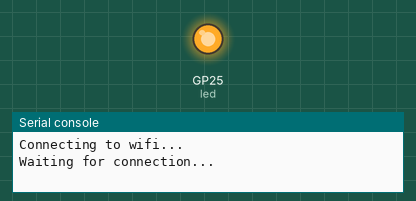
This program was run on a simulated Raspberry Pi Pico running MicroPython. On the bench: output pins drawn as LEDs (lit = HIGH), the last lines printed to the serial console. WiFi joins after 1.5 s.

Above: at 0.1 s.
At 1.6 s:
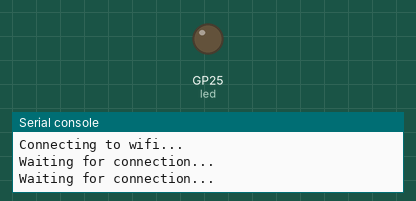
Timing chart, 0 to 3.1 s (numbered marks = the images above):
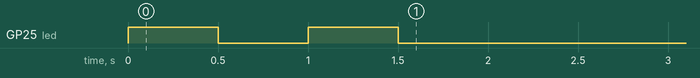

The program:

simple_vibration_sensor.py
```python
#
# Simple version of vibration sensor program that listen to vibration events.
# If number of vibrations exceeds threshold, it sends notification to ntfy.fy topic
#

from machine import Pin
import time
import urequests as requests
import network

# Initialize GPIO 16 as an input pin for the vibration sensor
vibration_sensor = Pin(16, Pin.IN)

# LED indicator
led = Pin("LED", Pin.OUT)

# flip flag
start_notification_flag = True
end_notification_flag = False

sleep_delay = 0.1

# 1 minute activity window initialized with '0'
activity_window_size = 1 * 60 * 10
activity_window = [0] * activity_window_size

# 15 minutes silence window initialized with '1'
silence_window_size = 15 * 60 * 10
silence_window = [1] * silence_window_size

# notification threshold
notification_threshold = 20

# connect to WiFi
ssid = 'SSID'
password = 'PASSWORD'

def wifi_connect():
    print("Connecting to wifi...")
    wlan = network.WLAN(network.STA_IF)
    wlan.active(True)
    wlan.connect(ssid, password)
    while wlan.isconnected() == False:
        led.value(1)
        print("Waiting for connection...")
        time.sleep(0.5)
        led.value(0)
        time.sleep(0.5)
    print("Connection details: " + str(wlan.ifconfig()))


def main_cycle():
    while True:
        # If the sensor detects vibration (value is 1), update activity and silence windows
        if vibration_sensor.value() == 1:

            # turn led on
            led.value(1)

            # every vibration detected adds 1 into window
            activity_window.pop(0)
            activity_window.append(1)

            # also, update silence window
            silence_window.pop(0)
            silence_window.append(1)

            print("Vibration detected! Total events " + str(sum(activity_window)))

            # send notification if
            if sum(activity_window) > notification_threshold and start_notification_flag:
                print('Cycle started..')
                print('Send start notification')
                requests.post("https://ntfy.sh/<actual_url>", data = "Washing cycle started!")
                start_notification_flag = False
                end_notification_flag = True

        # If no vibration is detected, print idle message
        else:
            print("No vibration. Total vibration events " + str(sum(activity_window)))

            # turn led off
            led.value(0)

            activity_window.pop(0)
            activity_window.append(0)

            # also, update silence window
            silence_window.pop(0)
            silence_window.append(0)

            # if no activity detected, send notification about washing program stop
            if sum(silence_window) < 5 and end_notification_flag:
                print('Cycle ended..')
                print('Send end notification')
                requests.post("https://ntfy.sh/<actual_url>", data = "Washing cycle ended!")
                start_notification_flag = True
                end_notification_flag = False

        # Pause to lower the demand on the CPU
        time.sleep(sleep_delay)

# Connect to wifi
wifi_connect()
# Start infinite loop
main_cycle()
```
